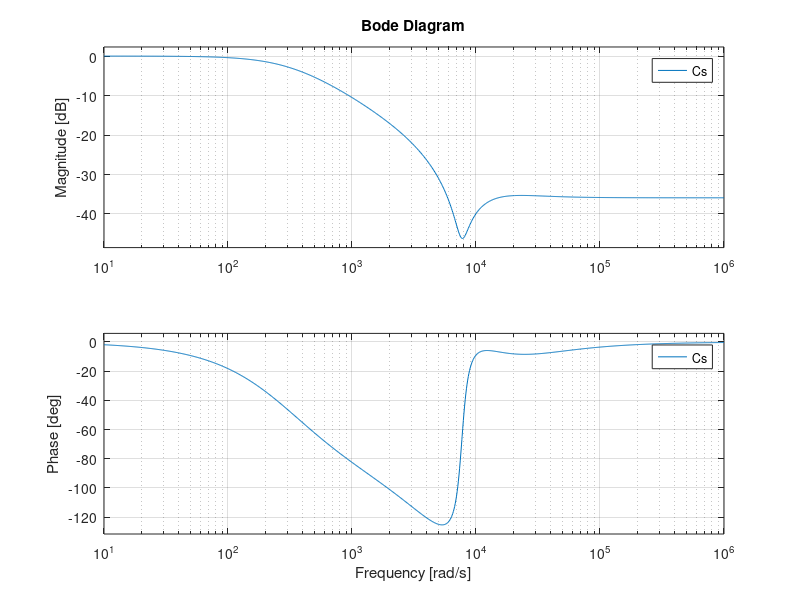

MATLAB code to generate this figure: (Note: this script raises an error after producing the figure.)
s = tf('s');

num = 1.0143*(1+s*4.9e-5)*(1+s*2.8e-5+(0.00013*s)^2);
den = (1+s*310e-5)*((1+s*13e-5)^2);
Cs = num/den;

bode(Cs)
h = gcr;
setoptions(h,'FreqUnits','Hz')

w = [251.3274,314.1593,376.9911,439.823,502.6548,565.4867,628.3185,753.9822,879.6459,1256.637,1759.292,2827.433,3769.911,4398.23,5026.548,5654.867,6283.185,8293.805,8796.459,10681.42,12566.37,15707.96,19980.53,21362.83,21991.15,22619.47,23876.1,25132.74, 26577.87, 28274.33, 29719.47, 30787.61, 31415.93, 33300.88, 35123.01, 37699.11, 39646.9, 40840.7, 43793.8, 46495.57, 50265.48, 56548.67, 62831.85, 69115.04 ,75398.22];
Cjw = 1.0143*(1+4.9e-5*1j*w).*(1+2.8e-5*1j*w+(1.3e-4*1j*w).^2)./((1+0.0031*1j*w).*(1+1.3e-4*1j*w).^2);
mag_jw = abs(Cjw');
phase_jw = 180/pi*angle(Cjw)';